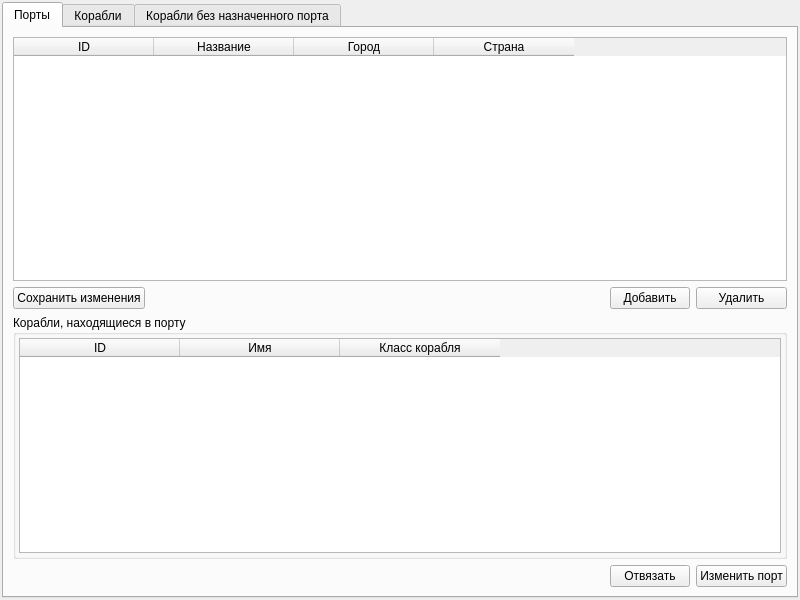
<?xml version="1.0" encoding="UTF-8"?>
<ui version="4.0">
 <class>MainWindow</class>
 <widget class="QMainWindow" name="MainWindow">
  <property name="geometry">
   <rect>
    <x>0</x>
    <y>0</y>
    <width>800</width>
    <height>600</height>
   </rect>
  </property>
  <property name="sizePolicy">
   <sizepolicy hsizetype="Preferred" vsizetype="Preferred">
    <horstretch>0</horstretch>
    <verstretch>0</verstretch>
   </sizepolicy>
  </property>
  <property name="minimumSize">
   <size>
    <width>800</width>
    <height>600</height>
   </size>
  </property>
  <property name="maximumSize">
   <size>
    <width>16777215</width>
    <height>16777215</height>
   </size>
  </property>
  <property name="acceptDrops">
   <bool>true</bool>
  </property>
  <property name="windowTitle">
   <string>Управление дислокацией кораблей</string>
  </property>
  <property name="windowIcon">
   <iconset>
    <normaloff>../../../../../Windows/System32/@AppHelpToast.png</normaloff>../../../../../Windows/System32/@AppHelpToast.png</iconset>
  </property>
  <property name="windowOpacity">
   <double>1.000000000000000</double>
  </property>
  <property name="iconSize">
   <size>
    <width>32</width>
    <height>32</height>
   </size>
  </property>
  <widget class="QWidget" name="centralwidget">
   <layout class="QGridLayout" name="gridLayout">
    <property name="leftMargin">
     <number>2</number>
    </property>
    <property name="topMargin">
     <number>2</number>
    </property>
    <property name="rightMargin">
     <number>2</number>
    </property>
    <property name="bottomMargin">
     <number>2</number>
    </property>
    <property name="spacing">
     <number>2</number>
    </property>
    <item row="0" column="0">
     <widget class="QTabWidget" name="tabWidget">
      <property name="currentIndex">
       <number>0</number>
      </property>
      <widget class="QWidget" name="tab">
       <attribute name="title">
        <string>Порты</string>
       </attribute>
       <layout class="QGridLayout" name="gridLayout_2">
        <item row="3" column="1">
         <spacer name="horizontalSpacer">
          <property name="orientation">
           <enum>Qt::Horizontal</enum>
          </property>
          <property name="sizeHint" stdset="0">
           <size>
            <width>40</width>
            <height>20</height>
           </size>
          </property>
         </spacer>
        </item>
        <item row="5" column="4">
         <widget class="QPushButton" name="change_seaport_for_ship">
          <property name="text">
           <string>Изменить порт</string>
          </property>
         </widget>
        </item>
        <item row="5" column="3">
         <widget class="QPushButton" name="del_ship_in_seaport">
          <property name="text">
           <string>Отвязать</string>
          </property>
         </widget>
        </item>
        <item row="3" column="4">
         <widget class="QPushButton" name="del_seaport">
          <property name="text">
           <string>Удалить</string>
          </property>
         </widget>
        </item>
        <item row="3" column="3">
         <widget class="QPushButton" name="add_seaport">
          <property name="sizePolicy">
           <sizepolicy hsizetype="Minimum" vsizetype="Fixed">
            <horstretch>0</horstretch>
            <verstretch>0</verstretch>
           </sizepolicy>
          </property>
          <property name="text">
           <string>Добавить</string>
          </property>
         </widget>
        </item>
        <item row="3" column="0">
         <widget class="QPushButton" name="save_seaports">
          <property name="minimumSize">
           <size>
            <width>0</width>
            <height>0</height>
           </size>
          </property>
          <property name="sizeIncrement">
           <size>
            <width>0</width>
            <height>0</height>
           </size>
          </property>
          <property name="baseSize">
           <size>
            <width>0</width>
            <height>0</height>
           </size>
          </property>
          <property name="text">
           <string>Сохранить изменения</string>
          </property>
         </widget>
        </item>
        <item row="4" column="0" colspan="5">
         <widget class="QGroupBox" name="groupBox">
          <property name="sizePolicy">
           <sizepolicy hsizetype="Expanding" vsizetype="Expanding">
            <horstretch>0</horstretch>
            <verstretch>0</verstretch>
           </sizepolicy>
          </property>
          <property name="title">
           <string>Корабли, находящиеся в порту</string>
          </property>
          <layout class="QGridLayout" name="gridLayout_4">
           <property name="leftMargin">
            <number>3</number>
           </property>
           <property name="topMargin">
            <number>3</number>
           </property>
           <property name="rightMargin">
            <number>3</number>
           </property>
           <property name="bottomMargin">
            <number>3</number>
           </property>
           <property name="spacing">
            <number>2</number>
           </property>
           <item row="0" column="0">
            <widget class="QTableWidget" name="ship_in_seaport_table">
             <property name="sizePolicy">
              <sizepolicy hsizetype="Expanding" vsizetype="Expanding">
               <horstretch>0</horstretch>
               <verstretch>0</verstretch>
              </sizepolicy>
             </property>
             <property name="editTriggers">
              <set>QAbstractItemView::NoEditTriggers</set>
             </property>
             <property name="selectionMode">
              <enum>QAbstractItemView::SingleSelection</enum>
             </property>
             <property name="selectionBehavior">
              <enum>QAbstractItemView::SelectRows</enum>
             </property>
             <property name="gridStyle">
              <enum>Qt::SolidLine</enum>
             </property>
             <attribute name="horizontalHeaderDefaultSectionSize">
              <number>160</number>
             </attribute>
             <column>
              <property name="text">
               <string>ID</string>
              </property>
             </column>
             <column>
              <property name="text">
               <string>Имя</string>
              </property>
             </column>
             <column>
              <property name="text">
               <string>Класс корабля</string>
              </property>
             </column>
            </widget>
           </item>
          </layout>
         </widget>
        </item>
        <item row="0" column="0" colspan="5">
         <widget class="QTableWidget" name="ports_table">
          <property name="selectionMode">
           <enum>QAbstractItemView::SingleSelection</enum>
          </property>
          <property name="selectionBehavior">
           <enum>QAbstractItemView::SelectRows</enum>
          </property>
          <property name="gridStyle">
           <enum>Qt::SolidLine</enum>
          </property>
          <attribute name="horizontalHeaderDefaultSectionSize">
           <number>140</number>
          </attribute>
          <column>
           <property name="text">
            <string>ID</string>
           </property>
          </column>
          <column>
           <property name="text">
            <string>Название</string>
           </property>
          </column>
          <column>
           <property name="text">
            <string>Город</string>
           </property>
          </column>
          <column>
           <property name="text">
            <string>Страна</string>
           </property>
          </column>
         </widget>
        </item>
        <item row="5" column="0" colspan="2">
         <spacer name="horizontalSpacer_2">
          <property name="orientation">
           <enum>Qt::Horizontal</enum>
          </property>
          <property name="sizeHint" stdset="0">
           <size>
            <width>40</width>
            <height>20</height>
           </size>
          </property>
         </spacer>
        </item>
       </layout>
      </widget>
      <widget class="QWidget" name="tab_2">
       <attribute name="title">
        <string>Корабли</string>
       </attribute>
       <layout class="QGridLayout" name="gridLayout_3">
        <item row="2" column="3">
         <widget class="QPushButton" name="add_new_row_ship">
          <property name="text">
           <string>Добавить</string>
          </property>
         </widget>
        </item>
        <item row="2" column="4">
         <widget class="QPushButton" name="del_ship">
          <property name="text">
           <string>Удалить</string>
          </property>
         </widget>
        </item>
        <item row="2" column="0">
         <widget class="QPushButton" name="save_ships">
          <property name="text">
           <string>Сохранить изменения</string>
          </property>
         </widget>
        </item>
        <item row="0" column="0" colspan="5">
         <widget class="QTableWidget" name="ships_table">
          <property name="selectionMode">
           <enum>QAbstractItemView::SingleSelection</enum>
          </property>
          <property name="selectionBehavior">
           <enum>QAbstractItemView::SelectRows</enum>
          </property>
          <attribute name="horizontalHeaderDefaultSectionSize">
           <number>160</number>
          </attribute>
          <column>
           <property name="text">
            <string>ID</string>
           </property>
          </column>
          <column>
           <property name="text">
            <string>ID порта дислокации</string>
           </property>
          </column>
          <column>
           <property name="text">
            <string>Имя</string>
           </property>
          </column>
          <column>
           <property name="text">
            <string>Класс корабля</string>
           </property>
          </column>
         </widget>
        </item>
        <item row="2" column="1">
         <spacer name="horizontalSpacer_3">
          <property name="orientation">
           <enum>Qt::Horizontal</enum>
          </property>
          <property name="sizeType">
           <enum>QSizePolicy::Expanding</enum>
          </property>
          <property name="sizeHint" stdset="0">
           <size>
            <width>80</width>
            <height>20</height>
           </size>
          </property>
         </spacer>
        </item>
       </layout>
      </widget>
      <widget class="QWidget" name="tab_3">
       <attribute name="title">
        <string>Корабли без назначенного порта</string>
       </attribute>
       <layout class="QGridLayout" name="gridLayout_5">
        <item row="0" column="0" colspan="3">
         <widget class="QTableWidget" name="free_ships_table">
          <property name="selectionMode">
           <enum>QAbstractItemView::SingleSelection</enum>
          </property>
          <property name="selectionBehavior">
           <enum>QAbstractItemView::SelectRows</enum>
          </property>
          <attribute name="horizontalHeaderDefaultSectionSize">
           <number>160</number>
          </attribute>
          <column>
           <property name="text">
            <string>ID</string>
           </property>
          </column>
          <column>
           <property name="text">
            <string>ID порта дислокации</string>
           </property>
          </column>
          <column>
           <property name="text">
            <string>Имя</string>
           </property>
          </column>
          <column>
           <property name="text">
            <string>Класс корабля</string>
           </property>
          </column>
         </widget>
        </item>
        <item row="1" column="0">
         <widget class="QPushButton" name="save_free_ships">
          <property name="text">
           <string>Сохранить изменения</string>
          </property>
         </widget>
        </item>
        <item row="1" column="1">
         <spacer name="horizontalSpacer_4">
          <property name="orientation">
           <enum>Qt::Horizontal</enum>
          </property>
          <property name="sizeType">
           <enum>QSizePolicy::Expanding</enum>
          </property>
          <property name="sizeHint" stdset="0">
           <size>
            <width>563</width>
            <height>20</height>
           </size>
          </property>
         </spacer>
        </item>
        <item row="1" column="2">
         <widget class="QPushButton" name="del_free_ships">
          <property name="text">
           <string>Удалить</string>
          </property>
         </widget>
        </item>
       </layout>
      </widget>
     </widget>
    </item>
   </layout>
  </widget>
 </widget>
 <resources/>
 <connections/>
</ui>
